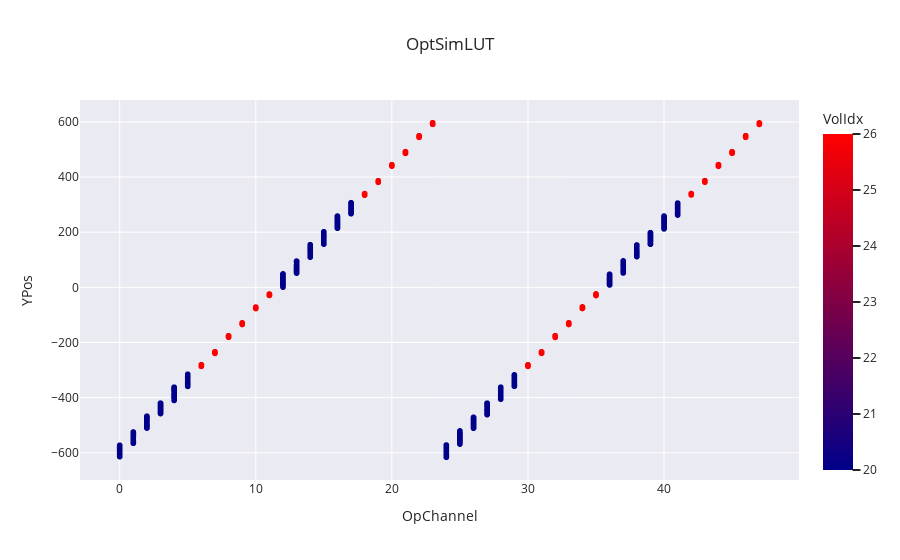

The code cell stored with this chart in its notebook:
### Code cell
import plotly.express as px
import numpy as np

fig = px.scatter(
    df,
    title='OptSimLUT',
    x='OpChannel',
    y='YPos',
    color='VolIdx',
    color_continuous_scale=['darkblue','red'],
    template='seaborn')
fig.update_layout(yaxis_type='linear', yaxis_title='YPos')
fig.show()

### Figure 1 — Plotly figure (JSON) as saved in the notebook; plotly's stock layout.template omitted (floating-point values rounded to 4 significant figures; data arrays with more than 128 entries replaced by an {"elided": "..."} marker saying what was removed)
{"data": [{"hovertemplate": "OpChannel=%{x}<br>YPos=%{y}<br>VolIdx=%{marker.color}<extra></extra>", "legendgroup": "", "marker": {"color": {"elided": "1409 int values"}, "coloraxis": "coloraxis", "symbol": "circle"}, "mode": "markers", "name": "", "showlegend": false, "type": "scattergl", "x": {"elided": "1409 int values"}, "xaxis": "x", "y": {"elided": "1409 float values"}, "yaxis": "y"}], "layout": {"coloraxis": {"colorbar": {"title": {"text": "VolIdx"}}, "colorscale": [[0, "darkblue"], [1, "red"]]}, "legend": {"tracegroupgap": 0}, "title": {"text": "OptSimLUT"}, "xaxis": {"anchor": "y", "domain": [0, 1], "title": {"text": "OpChannel"}}, "yaxis": {"anchor": "x", "domain": [0, 1], "title": {"text": "YPos"}, "type": "linear"}}}
